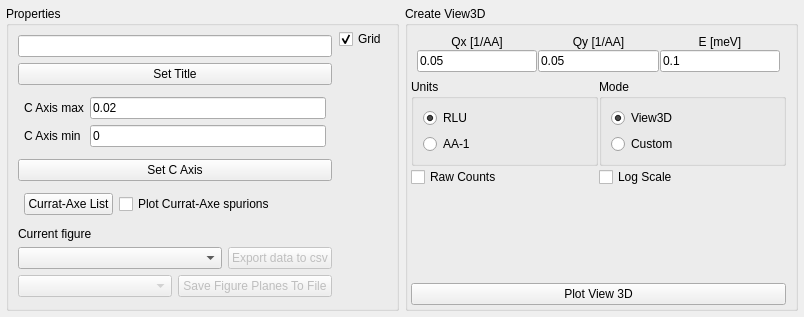
<?xml version="1.0" encoding="UTF-8"?>
<ui version="4.0">
 <class>Form</class>
 <widget class="QWidget" name="Form">
  <property name="geometry">
   <rect>
    <x>0</x>
    <y>0</y>
    <width>804</width>
    <height>317</height>
   </rect>
  </property>
  <property name="sizePolicy">
   <sizepolicy hsizetype="Preferred" vsizetype="Fixed">
    <horstretch>0</horstretch>
    <verstretch>0</verstretch>
   </sizepolicy>
  </property>
  <property name="windowTitle">
   <string>Form</string>
  </property>
  <layout class="QHBoxLayout" name="horizontalLayout">
   <property name="leftMargin">
    <number>6</number>
   </property>
   <property name="topMargin">
    <number>6</number>
   </property>
   <property name="rightMargin">
    <number>6</number>
   </property>
   <property name="bottomMargin">
    <number>6</number>
   </property>
   <item>
    <widget class="QGroupBox" name="PropertiesView3D">
     <property name="toolTip">
      <string>Properties for current figure</string>
     </property>
     <property name="statusTip">
      <string>Properties for current figure</string>
     </property>
     <property name="title">
      <string>Properties</string>
     </property>
     <layout class="QHBoxLayout" name="horizontalLayout_4" stretch="1,0">
      <property name="spacing">
       <number>1</number>
      </property>
      <property name="leftMargin">
       <number>3</number>
      </property>
      <property name="topMargin">
       <number>3</number>
      </property>
      <property name="bottomMargin">
       <number>3</number>
      </property>
      <item>
       <layout class="QVBoxLayout" name="verticalLayout_6" stretch="0,0,0,0,0,0,0,0,0">
        <property name="spacing">
         <number>6</number>
        </property>
        <property name="sizeConstraint">
         <enum>QLayout::SetDefaultConstraint</enum>
        </property>
        <property name="leftMargin">
         <number>6</number>
        </property>
        <property name="topMargin">
         <number>6</number>
        </property>
        <property name="rightMargin">
         <number>6</number>
        </property>
        <property name="bottomMargin">
         <number>6</number>
        </property>
        <item>
         <widget class="QLineEdit" name="View3D_SetTitle_lineEdit">
          <property name="sizePolicy">
           <sizepolicy hsizetype="Expanding" vsizetype="Expanding">
            <horstretch>0</horstretch>
            <verstretch>0</verstretch>
           </sizepolicy>
          </property>
          <property name="toolTip">
           <string>Set title of current figure</string>
          </property>
          <property name="statusTip">
           <string>Set title of current figure</string>
          </property>
         </widget>
        </item>
        <item>
         <widget class="QPushButton" name="View3D_SetTitle_button">
          <property name="toolTip">
           <string>Set title of current figure</string>
          </property>
          <property name="statusTip">
           <string>Set title of current figure</string>
          </property>
          <property name="text">
           <string>Set Title</string>
          </property>
         </widget>
        </item>
        <item>
         <layout class="QHBoxLayout" name="horizontalLayout_2">
          <item>
           <layout class="QGridLayout" name="gridLayout_2" columnstretch="0,0,1">
            <property name="leftMargin">
             <number>6</number>
            </property>
            <property name="topMargin">
             <number>6</number>
            </property>
            <property name="rightMargin">
             <number>6</number>
            </property>
            <property name="bottomMargin">
             <number>6</number>
            </property>
            <item row="0" column="0">
             <widget class="QLabel" name="label_6">
              <property name="toolTip">
               <string>Set color scale axis of current figure</string>
              </property>
              <property name="statusTip">
               <string>Set color scale axis of current figure</string>
              </property>
              <property name="text">
               <string>C Axis max</string>
              </property>
             </widget>
            </item>
            <item row="1" column="2">
             <widget class="QLineEdit" name="View3D_CAxisMin_lineEdit">
              <property name="toolTip">
               <string>Set color scale axis of current figure</string>
              </property>
              <property name="statusTip">
               <string>Set color scale axis of current figure</string>
              </property>
              <property name="text">
               <string>0</string>
              </property>
             </widget>
            </item>
            <item row="1" column="0">
             <widget class="QLabel" name="label_7">
              <property name="toolTip">
               <string>Set color scale axis of current figure</string>
              </property>
              <property name="statusTip">
               <string>Set color scale axis of current figure</string>
              </property>
              <property name="text">
               <string>C Axis min</string>
              </property>
             </widget>
            </item>
            <item row="0" column="2">
             <widget class="QLineEdit" name="View3D_CAxisMax_lineEdit">
              <property name="toolTip">
               <string>Set color scale axis of current figure</string>
              </property>
              <property name="statusTip">
               <string>Set color scale axis of current figure</string>
              </property>
              <property name="text">
               <string>0.02</string>
              </property>
             </widget>
            </item>
           </layout>
          </item>
         </layout>
        </item>
        <item>
         <widget class="QPushButton" name="View3D_setCAxis_button">
          <property name="toolTip">
           <string>Set color scale axis of current figure</string>
          </property>
          <property name="statusTip">
           <string>Set color scale axis of current figure</string>
          </property>
          <property name="text">
           <string>Set C Axis</string>
          </property>
         </widget>
        </item>
        <item>
         <layout class="QHBoxLayout" name="horizontalLayout_3" stretch="0,1">
          <property name="leftMargin">
           <number>6</number>
          </property>
          <property name="topMargin">
           <number>6</number>
          </property>
          <property name="rightMargin">
           <number>6</number>
          </property>
          <property name="bottomMargin">
           <number>6</number>
          </property>
          <item>
           <widget class="QPushButton" name="View3D_CurratAxe_button">
            <property name="statusTip">
             <string>Create list of Bragg peaks from which Currat-Axe spurions are calcualted</string>
            </property>
            <property name="text">
             <string>Currat-Axe List</string>
            </property>
           </widget>
          </item>
          <item>
           <widget class="QCheckBox" name="View3D_CurratAxe_checkBox">
            <property name="toolTip">
             <string>Show or hide Currat-Axe spurions in current figure</string>
            </property>
            <property name="statusTip">
             <string>Show or hide Currat-Axe spurions in current figure</string>
            </property>
            <property name="text">
             <string>Plot Currat-Axe spurions</string>
            </property>
           </widget>
          </item>
         </layout>
        </item>
        <item>
         <widget class="QLabel" name="label_2">
          <property name="toolTip">
           <string>Current Figure</string>
          </property>
          <property name="statusTip">
           <string>Current Figure</string>
          </property>
          <property name="text">
           <string>Current figure</string>
          </property>
         </widget>
        </item>
        <item>
         <layout class="QHBoxLayout" name="horizontalLayout_7" stretch="1,0">
          <item>
           <widget class="QComboBox" name="View3D_figureList_comboBox">
            <property name="toolTip">
             <string>Current Figure</string>
            </property>
            <property name="statusTip">
             <string>Current Figure</string>
            </property>
           </widget>
          </item>
          <item>
           <widget class="QPushButton" name="View3D_figureToCSV_pushButton">
            <property name="enabled">
             <bool>false</bool>
            </property>
            <property name="text">
             <string>Export data to csv</string>
            </property>
           </widget>
          </item>
         </layout>
        </item>
        <item>
         <layout class="QHBoxLayout" name="horizontalLayout_8">
          <item>
           <widget class="QComboBox" name="View3D_extensionList_comboBox">
            <property name="enabled">
             <bool>false</bool>
            </property>
           </widget>
          </item>
          <item>
           <widget class="QPushButton" name="View3D_figureToFile_pushButton">
            <property name="enabled">
             <bool>false</bool>
            </property>
            <property name="toolTip">
             <string>Save all planes to png files</string>
            </property>
            <property name="text">
             <string>Save Figure Planes To File</string>
            </property>
           </widget>
          </item>
         </layout>
        </item>
        <item>
         <spacer name="verticalSpacer_2">
          <property name="orientation">
           <enum>Qt::Vertical</enum>
          </property>
          <property name="sizeHint" stdset="0">
           <size>
            <width>20</width>
            <height>0</height>
           </size>
          </property>
         </spacer>
        </item>
       </layout>
      </item>
      <item>
       <layout class="QVBoxLayout" name="verticalLayout_2">
        <item>
         <layout class="QVBoxLayout" name="verticalLayout_4">
          <item>
           <widget class="QCheckBox" name="View3D_Grid_checkBox">
            <property name="toolTip">
             <string>Show/hide grid on current figure</string>
            </property>
            <property name="statusTip">
             <string>Show/hide grid on current figure</string>
            </property>
            <property name="text">
             <string>Grid</string>
            </property>
            <property name="checked">
             <bool>true</bool>
            </property>
           </widget>
          </item>
          <item>
           <spacer name="verticalSpacer">
            <property name="orientation">
             <enum>Qt::Vertical</enum>
            </property>
            <property name="sizeHint" stdset="0">
             <size>
              <width>20</width>
              <height>0</height>
             </size>
            </property>
           </spacer>
          </item>
         </layout>
        </item>
       </layout>
      </item>
     </layout>
    </widget>
   </item>
   <item>
    <widget class="QGroupBox" name="CreateNewView3D_groupBox">
     <property name="toolTip">
      <string>Properties for new plot</string>
     </property>
     <property name="statusTip">
      <string>Properties for new plot</string>
     </property>
     <property name="title">
      <string>Create View3D</string>
     </property>
     <layout class="QVBoxLayout" name="verticalLayout_3">
      <property name="spacing">
       <number>1</number>
      </property>
      <property name="leftMargin">
       <number>3</number>
      </property>
      <property name="topMargin">
       <number>3</number>
      </property>
      <property name="bottomMargin">
       <number>3</number>
      </property>
      <item>
       <layout class="QGridLayout" name="gridLayout">
        <property name="leftMargin">
         <number>6</number>
        </property>
        <property name="topMargin">
         <number>6</number>
        </property>
        <property name="rightMargin">
         <number>6</number>
        </property>
        <property name="bottomMargin">
         <number>6</number>
        </property>
        <item row="1" column="1">
         <widget class="QLabel" name="label_4">
          <property name="text">
           <string>Qy [1/AA]</string>
          </property>
          <property name="alignment">
           <set>Qt::AlignCenter</set>
          </property>
         </widget>
        </item>
        <item row="1" column="2">
         <widget class="QLabel" name="label_8">
          <property name="text">
           <string>E [meV]</string>
          </property>
          <property name="alignment">
           <set>Qt::AlignCenter</set>
          </property>
         </widget>
        </item>
        <item row="2" column="2">
         <widget class="QLineEdit" name="View3D_EBin_lineEdit">
          <property name="text">
           <string>0.1</string>
          </property>
         </widget>
        </item>
        <item row="2" column="1">
         <widget class="QLineEdit" name="View3D_QYBin_lineEdit">
          <property name="text">
           <string>0.05</string>
          </property>
         </widget>
        </item>
        <item row="1" column="0">
         <widget class="QLabel" name="label">
          <property name="text">
           <string>Qx [1/AA]</string>
          </property>
          <property name="alignment">
           <set>Qt::AlignCenter</set>
          </property>
         </widget>
        </item>
        <item row="2" column="0">
         <widget class="QLineEdit" name="View3D_QXBin_lineEdit">
          <property name="text">
           <string>0.05</string>
          </property>
         </widget>
        </item>
       </layout>
      </item>
      <item>
       <layout class="QHBoxLayout" name="horizontalLayout_5">
        <item>
         <widget class="QGroupBox" name="units_groupBox">
          <property name="title">
           <string>Units</string>
          </property>
          <layout class="QVBoxLayout" name="verticalLayout_5">
           <item>
            <widget class="QRadioButton" name="View3D_SelectUnits_RLU_radioButton">
             <property name="text">
              <string>RLU</string>
             </property>
             <property name="checked">
              <bool>true</bool>
             </property>
             <property name="autoExclusive">
              <bool>true</bool>
             </property>
             <attribute name="buttonGroup">
              <string notr="true">buttonGroup_2</string>
             </attribute>
            </widget>
           </item>
           <item>
            <widget class="QRadioButton" name="View3D_SelectUnits_AA_radioButton">
             <property name="text">
              <string>AA-1</string>
             </property>
             <property name="autoExclusive">
              <bool>true</bool>
             </property>
             <attribute name="buttonGroup">
              <string notr="true">buttonGroup_2</string>
             </attribute>
            </widget>
           </item>
          </layout>
         </widget>
        </item>
        <item>
         <widget class="QGroupBox" name="groupBox">
          <property name="title">
           <string>Mode</string>
          </property>
          <layout class="QVBoxLayout" name="verticalLayout_7">
           <item>
            <widget class="QRadioButton" name="View3D_Mode_Viewer3D_radioButton">
             <property name="text">
              <string>View3D</string>
             </property>
             <property name="checked">
              <bool>true</bool>
             </property>
             <property name="autoRepeat">
              <bool>false</bool>
             </property>
             <attribute name="buttonGroup">
              <string notr="true">buttonGroup_3</string>
             </attribute>
            </widget>
           </item>
           <item>
            <widget class="QRadioButton" name="View3D_Mode_Custom_radioButton">
             <property name="text">
              <string>Custom</string>
             </property>
             <property name="checkable">
              <bool>true</bool>
             </property>
             <property name="checked">
              <bool>false</bool>
             </property>
             <property name="autoRepeat">
              <bool>true</bool>
             </property>
             <attribute name="buttonGroup">
              <string notr="true">buttonGroup_3</string>
             </attribute>
            </widget>
           </item>
          </layout>
         </widget>
        </item>
       </layout>
      </item>
      <item>
       <layout class="QHBoxLayout" name="horizontalLayout_6">
        <item>
         <widget class="QCheckBox" name="View3D_RawCounts_checkBox">
          <property name="toolTip">
           <string>Use neutron counts in stead of intensity</string>
          </property>
          <property name="statusTip">
           <string>Use neutron counts in stead of intensity</string>
          </property>
          <property name="text">
           <string>Raw Counts</string>
          </property>
         </widget>
        </item>
        <item>
         <widget class="QCheckBox" name="View3D_LogScale_checkBox">
          <property name="toolTip">
           <string>Use log scale of intensity when plotting</string>
          </property>
          <property name="statusTip">
           <string>Use log scale of intensity when plotting</string>
          </property>
          <property name="text">
           <string>Log Scale</string>
          </property>
         </widget>
        </item>
       </layout>
      </item>
      <item>
       <spacer name="verticalSpacer_3">
        <property name="orientation">
         <enum>Qt::Vertical</enum>
        </property>
        <property name="sizeHint" stdset="0">
         <size>
          <width>20</width>
          <height>0</height>
         </size>
        </property>
       </spacer>
      </item>
      <item>
       <widget class="QPushButton" name="View3D_plot_button">
        <property name="toolTip">
         <string>Generate 3D Viewer</string>
        </property>
        <property name="statusTip">
         <string>Generate 3D Viewer</string>
        </property>
        <property name="text">
         <string>Plot View 3D</string>
        </property>
       </widget>
      </item>
     </layout>
    </widget>
   </item>
  </layout>
 </widget>
 <tabstops>
  <tabstop>View3D_SetTitle_lineEdit</tabstop>
  <tabstop>View3D_SetTitle_button</tabstop>
  <tabstop>View3D_setCAxis_button</tabstop>
  <tabstop>View3D_CurratAxe_button</tabstop>
  <tabstop>View3D_CurratAxe_checkBox</tabstop>
  <tabstop>View3D_Grid_checkBox</tabstop>
  <tabstop>View3D_QXBin_lineEdit</tabstop>
  <tabstop>View3D_QYBin_lineEdit</tabstop>
  <tabstop>View3D_EBin_lineEdit</tabstop>
  <tabstop>View3D_SelectUnits_RLU_radioButton</tabstop>
  <tabstop>View3D_SelectUnits_AA_radioButton</tabstop>
  <tabstop>View3D_Mode_Viewer3D_radioButton</tabstop>
  <tabstop>View3D_Mode_Custom_radioButton</tabstop>
  <tabstop>View3D_RawCounts_checkBox</tabstop>
  <tabstop>View3D_LogScale_checkBox</tabstop>
  <tabstop>View3D_plot_button</tabstop>
 </tabstops>
 <resources/>
 <connections/>
 <buttongroups>
  <buttongroup name="buttonGroup_2"/>
  <buttongroup name="buttonGroup_3"/>
 </buttongroups>
</ui>
